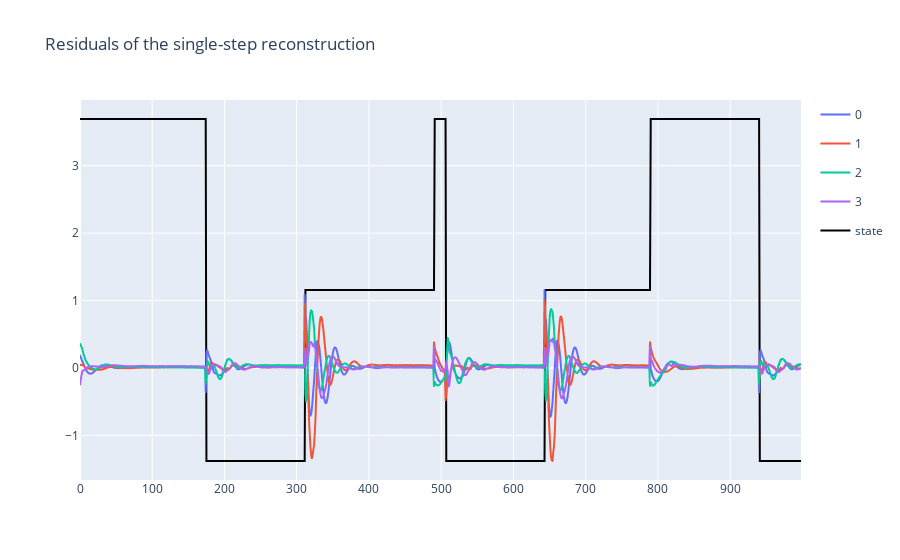
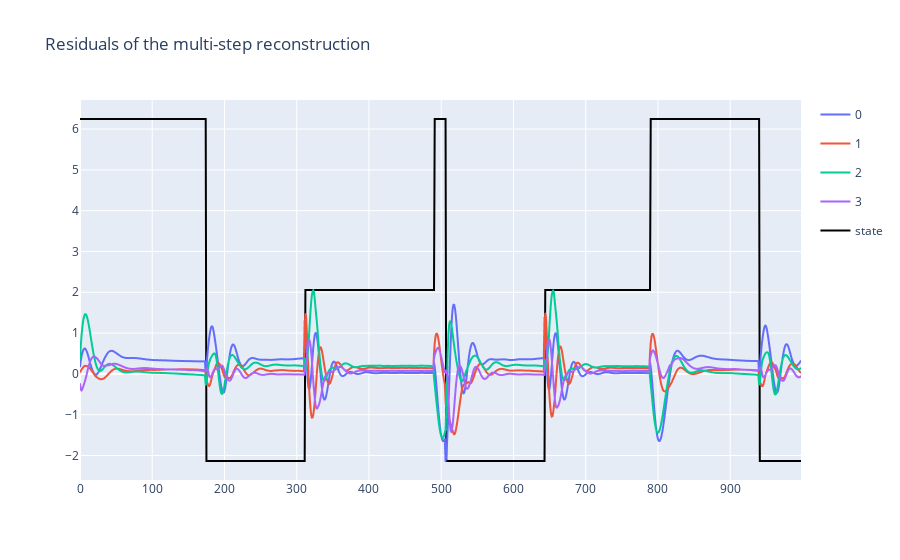

The cell these charts' notebook holds for them, in order:
### Code cell
# plot the residuals
residuals1 = X2.T - torch.stack(X2_hat).squeeze()

util.plotting(residuals1, title='Residuals of the single-step reconstruction', plot_states=True, states=states)

# plot the residuals of multi-step
residuals2 = X2.T - torch.stack(X2_hat_multi[1:]).squeeze()

util.plotting(residuals2, title='Residuals of the multi-step reconstruction', plot_states=True, states=states);

### Figure 1 — Plotly figure (JSON) as saved in the notebook; plotly's stock layout.template omitted (floating-point values rounded to 4 significant figures; data arrays with more than 128 entries replaced by an {"elided": "..."} marker saying what was removed)
{"data": [{"hovertemplate": "variable=0<br>index=%{x}<br>value=%{y}<extra></extra>", "legendgroup": "0", "line": {"color": "#636efa", "dash": "solid"}, "marker": {"symbol": "circle"}, "mode": "lines", "name": "0", "showlegend": true, "type": "scattergl", "x": {"elided": "999 int values"}, "xaxis": "x", "y": {"elided": "999 float values"}, "yaxis": "y"}, {"hovertemplate": "variable=1<br>index=%{x}<br>value=%{y}<extra></extra>", "legendgroup": "1", "line": {"color": "#EF553B", "dash": "solid"}, "marker": {"symbol": "circle"}, "mode": "lines", "name": "1", "showlegend": true, "type": "scattergl", "x": {"elided": "999 int values"}, "xaxis": "x", "y": {"elided": "999 float values"}, "yaxis": "y"}, {"hovertemplate": "variable=2<br>index=%{x}<br>value=%{y}<extra></extra>", "legendgroup": "2", "line": {"color": "#00cc96", "dash": "solid"}, "marker": {"symbol": "circle"}, "mode": "lines", "name": "2", "showlegend": true, "type": "scattergl", "x": {"elided": "999 int values"}, "xaxis": "x", "y": {"elided": "999 float values"}, "yaxis": "y"}, {"hovertemplate": "variable=3<br>index=%{x}<br>value=%{y}<extra></extra>", "legendgroup": "3", "line": {"color": "#ab63fa", "dash": "solid"}, "marker": {"symbol": "circle"}, "mode": "lines", "name": "3", "showlegend": true, "type": "scattergl", "x": {"elided": "999 int values"}, "xaxis": "x", "y": {"elided": "999 float values"}, "yaxis": "y"}, {"line": {"color": "black", "width": 2}, "mode": "lines", "name": "state", "type": "scatter", "x": {"elided": "999 int values"}, "y": {"elided": "1000 float values"}}], "layout": {"title": {"text": "Residuals of the single-step reconstruction"}}}

### Figure 2 — Plotly figure (JSON) as saved in the notebook; plotly's stock layout.template omitted (floating-point values rounded to 4 significant figures; data arrays with more than 128 entries replaced by an {"elided": "..."} marker saying what was removed)
{"data": [{"hovertemplate": "variable=0<br>index=%{x}<br>value=%{y}<extra></extra>", "legendgroup": "0", "line": {"color": "#636efa", "dash": "solid"}, "marker": {"symbol": "circle"}, "mode": "lines", "name": "0", "showlegend": true, "type": "scattergl", "x": {"elided": "999 int values"}, "xaxis": "x", "y": {"elided": "999 float values"}, "yaxis": "y"}, {"hovertemplate": "variable=1<br>index=%{x}<br>value=%{y}<extra></extra>", "legendgroup": "1", "line": {"color": "#EF553B", "dash": "solid"}, "marker": {"symbol": "circle"}, "mode": "lines", "name": "1", "showlegend": true, "type": "scattergl", "x": {"elided": "999 int values"}, "xaxis": "x", "y": {"elided": "999 float values"}, "yaxis": "y"}, {"hovertemplate": "variable=2<br>index=%{x}<br>value=%{y}<extra></extra>", "legendgroup": "2", "line": {"color": "#00cc96", "dash": "solid"}, "marker": {"symbol": "circle"}, "mode": "lines", "name": "2", "showlegend": true, "type": "scattergl", "x": {"elided": "999 int values"}, "xaxis": "x", "y": {"elided": "999 float values"}, "yaxis": "y"}, {"hovertemplate": "variable=3<br>index=%{x}<br>value=%{y}<extra></extra>", "legendgroup": "3", "line": {"color": "#ab63fa", "dash": "solid"}, "marker": {"symbol": "circle"}, "mode": "lines", "name": "3", "showlegend": true, "type": "scattergl", "x": {"elided": "999 int values"}, "xaxis": "x", "y": {"elided": "999 float values"}, "yaxis": "y"}, {"line": {"color": "black", "width": 2}, "mode": "lines", "name": "state", "type": "scatter", "x": {"elided": "999 int values"}, "y": {"elided": "1000 float values"}}], "layout": {"title": {"text": "Residuals of the multi-step reconstruction"}}}
